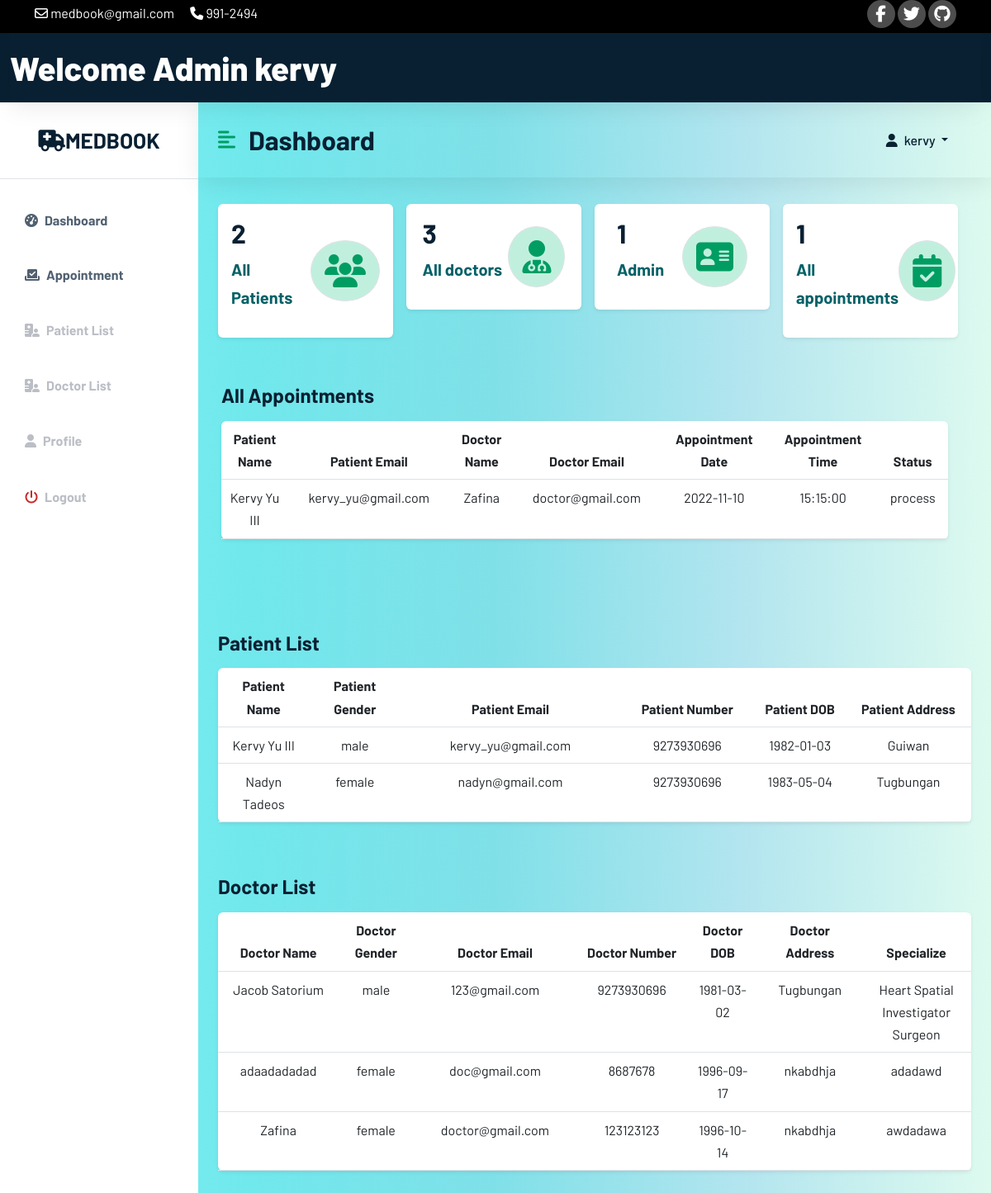
/admin/adminhome.php (signed in), run on an earlier commit of the app's database.
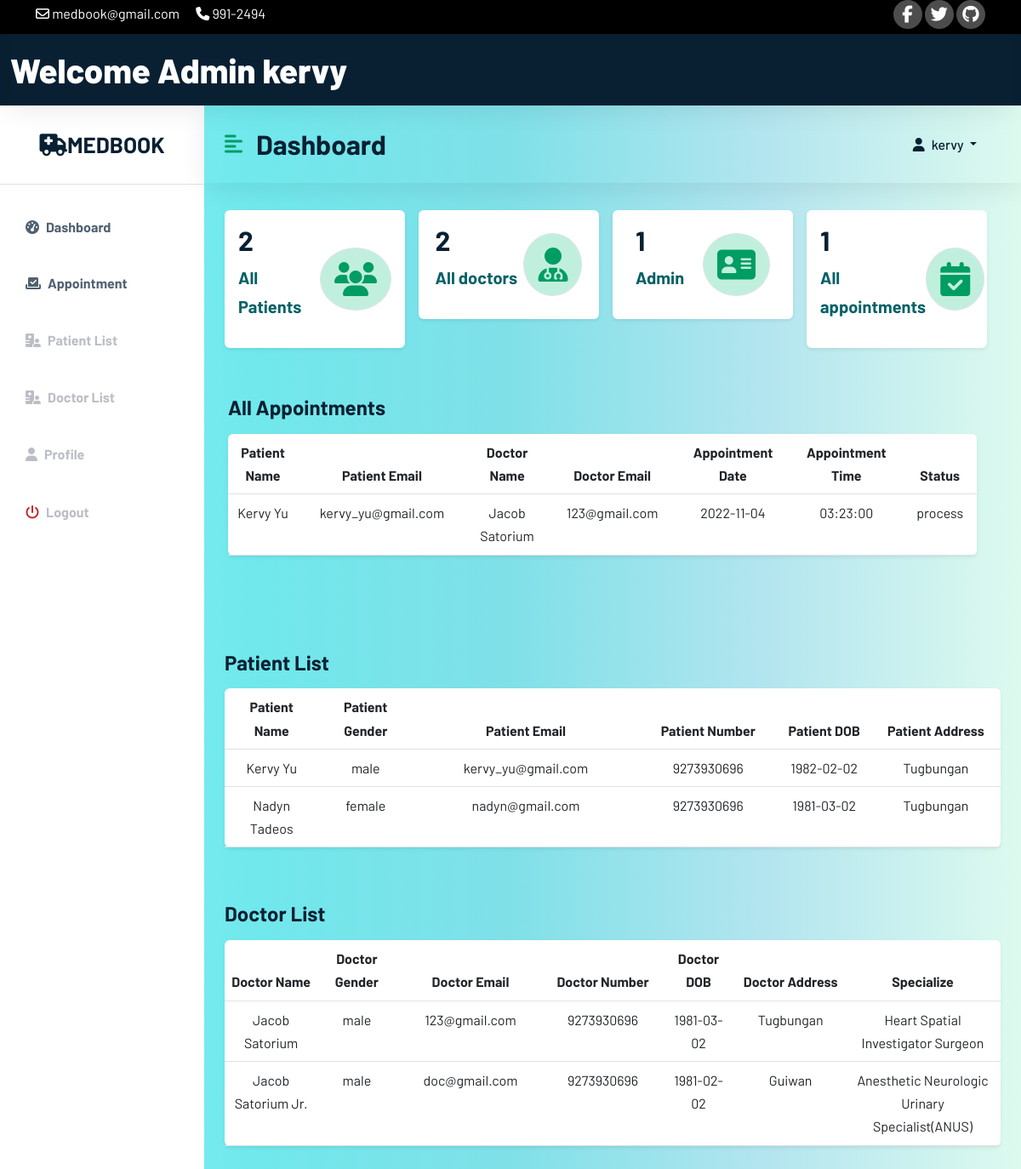
And on a later commit of the database.
### tables this page shows
CREATE TABLE `app_admin` (
  `adminID` int(11) NOT NULL,
  `admin_name` varchar(100) NOT NULL,
  `admin_email` varchar(100) NOT NULL,
  `admin_password` varchar(100) NOT NULL,
  `usertype` varchar(100) NOT NULL DEFAULT 'admin'
);

CREATE TABLE `appointment` (
  `requestID` int(11) NOT NULL,
  `d_name` varchar(100) NOT NULL,
  `p_email` varchar(100) NOT NULL,
  `appDate` date NOT NULL,
  `appTime` time NOT NULL,
  `appSymptoms` text NOT NULL,
  `appComments` text NOT NULL,
  `status` enum('process','ongoing','done','') NOT NULL DEFAULT 'process'
);

CREATE TABLE `patient` (
  `patientID` int(11) NOT NULL,
  `p_FullName` varchar(100) NOT NULL,
  `p_password` varchar(100) NOT NULL,
  `p_DOB` date NOT NULL,
  `p_gender` varchar(20) NOT NULL,
  `p_address` varchar(100) NOT NULL,
  `p_number` bigint(100) NOT NULL,
  `p_email` varchar(100) NOT NULL,
  `patient_type` varchar(100) NOT NULL DEFAULT 'user'
);

CREATE TABLE `doctor` (
  `doctorID` int(11) NOT NULL,
  `d_FullName` varchar(100) NOT NULL,
  `d_email` varchar(100) NOT NULL,
  `d_number` bigint(100) NOT NULL,
  `d_address` varchar(100) NOT NULL,
  `d_password` varchar(100) NOT NULL,
  `d_DOB` date NOT NULL,
  `d_gender` varchar(100) NOT NULL,
  `doctor_type` varchar(100) NOT NULL DEFAULT 'doctor',
  `d_specialize` text NOT NULL
);

### admin/adminhome.php (the view, shortened to what the rows shown need)
<?php
include 'C:\xampp\htdocs\Web_Tech\config\config.php';
include 'C:\xampp\htdocs\Web_Tech\admin\adminheader.php';
?>
<?php
$currentAd = $_SESSION['email'];
$sql = "SELECT * FROM app_admin WHERE admin_email = '$currentAd'";
$result = mysqli_query($conn, $sql);
if ($result) {
if (mysqli_num_rows($result) > 0) {
while ($row = mysqli_fetch_array($result)) {
?>
<!DOCTYPE html>
<html lang="en">
<head>
    <link href="https://cdn.jsdelivr.net/npm/bootstrap@5.2.0/dist/css/bootstrap.min.css" rel="stylesheet">
    <link rel="stylesheet" href="/Web_Tech/css/style.css">
    <link rel="stylesheet" href="/Web_Tech/css/dochome.css">
</head>
<body>
<div class="d-flex" id="wrapper">
    <div class="bg-white" id="sidebar-wrapper">
        <div class="sidebar-heading text-center py-4 primary-text fs-4 fw-bold text-uppercase border-bottom">
            <a href="#" class="navbar-brand mb-0" >
                <i class="fa-solid fa-truck-medical"></i>MedBook
            </a>
        </div>
        <div class="list-group list-group-flush my-3">
            <a href="adminhome.php" class="list-group-item list-group-item-action bg-transparent second-text active"><i
                    class="fas fa-tachometer-alt me-2"></i>Dashboard</a>
            <a href="adminapp.php" class="list-group-item list-group-item-action bg-transparent second-text active"><i
                        class="fas fa-check-to-slot me-2"></i>Appointment</a>
            <a href="adminpatient.php" class="list-group-item list-group-item-action bg-transparent second-text fw-bold">
                <i class="fas fa-hospital-user me-2"></i>Patient List</a>
            <a href="admindoc.php" class="list-group-item list-group-item-action bg-transparent second-text fw-bold">
                <i class="fas fa-hospital-user me-2"></i>Doctor List</a>
            <a href="doctorprofile.php" class="list-group-item list-group-item-action bg-transparent second-text fw-bold"><i
                    class="fas fa-user me-2"></i>Profile</a>
            <a href="/Web_Tech/user/userlogout.php" class="list-group-item list-group-item-action bg-transparent second-text fw-bold"><i
                    class="fas fa-power-off me-2" style="color: #c72a2a;"></i>Logout</a>
        </div>
    </div>
    <div id="page-content-wrapper">
        <nav class="navbar navbar-expand-lg navbar-light bg-transparent py-4 px-4">
            <div class="d-flex align-items-center">
                <i class="fas fa-align-left primary-text fs-4 me-3" id="menu-toggle"></i>
                <h2 class="fs-2 m-0">Dashboard</h2>
            </div>
            <div class="collapse navbar-collapse" id="navbarSupportedContent">
                <ul class="navbar-nav ms-auto" id="nav_right">
                    <li class="nav-item dropdown collapse navbar-collapse" id="navbarSupportedContent">
                        <a class="nav-link dropdown-toggle" id="navbarDropdownMenuLink" role="button" data-bs-toggle="dropdown" aria-expanded="false">
                            <i class="fas fa-user me-2"></i><?php echo $row['admin_name'];?>
                        </a>
                    </li>
                </ul>
            </div>
            <?php
            }
            }
            }
            ?>
        </nav>
        <div class="container-fluid px-4">
            <div class="row g-3 my-2">
            <div class="row my-5">
                <div class="col text-center">
                    <table class="table bg-white rounded shadow-sm  table-hover">
                        <thead>
                        <tr class="text-center">
                            <th  scope="col" width="50">Patient Name</th>
                            <th  scope="col" width="50">Patient Email</th>
                            <th scope="col" width="40">Doctor Name</th>
                            <th scope="col" width="40">Doctor Email</th>
                            <th scope="col" width="50">Appointment Date</th>
                            <th scope="col" width="30">Appointment Time</th>
                            <th scope="col" width="30">Status</th>
                        </tr>
                        </thead>
                        <tbody>
                        <?php
                        $sql = "SELECT requestID, p_FullName, a.p_email, d_FullName, d_name, appDate, appTime, status FROM appointment a
                        LEFT JOIN patient p ON p.p_email = a.p_email
                        LEFT JOIN doctor d ON d.d_email = a.d_name";
                        $result = mysqli_query($conn, $sql);
                        if (mysqli_num_rows($result)>0)
                        {
                            while ($row=mysqli_fetch_array($result))
                            {
                        ?>
                                    <tr class="text-center">
                                        <td><?php echo $row['p_FullName'];?></td>
                                        <td><?php echo $row['p_email'];?></td>
                                        <td><?php echo $row['d_FullName'];?></td>
                                        <td><?php echo $row['d_name'];?></td>
                                        <td><?php echo $row['appDate'];?></td>
                                        <td><?php echo $row['appTime'];?></td>
                                        <td><?php echo $row['status'];?></td>
                                    </tr>
                                    <?php
                                    }
                                    }
                                    else{
                                    ?>
                                <tr>
                                    <td style=" text-transform: capitalize;" class ="text-center" colspan="9"><h3>no items added</h3></td>
                                </tr>
                        <?php
                           }
                        ?>
                        </tbody>
                    </table>
                </div>
            </div>
        </div>
                <div class="row my-5">
                <div class="col text-center">
                    <form class="form" role="form" method="POST" accept-charset="UTF-8">
                        <table class="table bg-white rounded shadow-sm  table-hover">
                            <thead>
                            <tr>
                                <th scope="col" width="50">Patient Name</th>
                                <th scope="col" width="50">Patient Gender</th>
                                <th scope="col" width="30">Patient Email</th>
                                <th scope="col" width="50">Patient Number</th>
                                <th scope="col" width="50">Patient DOB</th>
                                <th scope="col" width="50">Patient Address</th>
                            </tr>
                            </thead>
                            <tbody>
                            <?php
                            $sql = "SELECT * FROM patient";
                            $result = mysqli_query($conn, $sql);
                            if ($result) {
                                if (mysqli_num_rows($result) > 0) {
                                    while ($row = mysqli_fetch_array($result)) {
                                        ?>
                                        <tr>
                                            <td><?php echo $row['p_FullName'] ?></td>
                                            <td><?php echo $row['p_gender'] ?></td>
                                            <td><?php echo $row['p_email'] ?></td>
                                            <td><?php echo $row['p_number'] ?></td>
                                            <td><?php echo $row['p_DOB'] ?></td>
                                            <td><?php echo $row['p_address'] ?></td>
                                        </tr>
                                        <?php
                                    }
                                }
                            }
                            ?>
                            </tbody>
                        </table>
                    </form>
                </div>
            </div>
                <div class="row my-5">
                    <div class="col text-center">
                        <form class="form" role="form" method="POST" accept-charset="UTF-8">
                            <table class="table bg-white rounded shadow-sm  table-hover">
                                <thead>
                                <tr>
                                    <th scope="col" width="50">Doctor Name</th>
                                    <th scope="col" width="50">Doctor Gender</th>
                                    <th scope="col" width="30">Doctor Email</th>
                                    <th scope="col" width="50">Doctor Number</th>
                                    <th scope="col" width="50">Doctor DOB</th>
                                    <th scope="col" width="50">Doctor Address</th>
                                    <th scope="col" width="50">Specialize</th>
                                </tr>
                                </thead>
                                <tbody>
                                <?php
                                $sql = "SELECT * FROM doctor";
                                $result = mysqli_query($conn, $sql);
                                if ($result) {
                                    if (mysqli_num_rows($result) > 0) {
                                        while ($row = mysqli_fetch_array($result)) {
                                            ?>
                                            <tr>
                                                <td><?php echo $row['d_FullName'] ?></td>
                                                <td><?php echo $row['d_gender'] ?></td>
                                                <td><?php echo $row['d_email'] ?></td>
                                                <td><?php echo $row['d_number'] ?></td>
                                                <td><?php echo $row['d_DOB'] ?></td>
                                                <td><?php echo $row['d_address'] ?></td>
                                                <td><?php echo $row['d_specialize'] ?></td>
                                            </tr>
                                            <?php
                                        }
                                    }
                                }
                                ?>
                                </tbody>
                            </table>
                        </form>
                    </div>
                </div>
    </div>
</div>
</div>
</body>
</html>

### admin/adminheader.php (shortened to what the rows shown need)
<?php
$currentAd = $_SESSION['email'];
$sql = "SELECT * FROM app_admin WHERE admin_email = '$currentAd'";
$result = mysqli_query($conn, $sql);
if ($result) {
if (mysqli_num_rows($result) > 0) {
while ($row = mysqli_fetch_array($result)) {
?>
<!DOCTYPE html>
<html lang="en">
<head>
    <link href="https://cdn.jsdelivr.net/npm/bootstrap@5.2.0/dist/css/bootstrap.min.css" rel="stylesheet">
    <link rel="stylesheet" type="text/css" href="/Web_Tech/css/style.css">
    <link rel="stylesheet" type="text/css" href="/Web_Tech/css/dochome.css">
</head>
<body>
<div class="top-nav" id="home" style="background-color: black">
    <div class="container">
        <div class="row justify-content-between">
            <div class="col-auto">
                <p>
                    <i class="fa-regular fa-envelope"></i>
                    <span>medbook@gmail.com</span>
                </p>
                <p>
                    <i class="fa-solid fa-phone"></i>
                    <span>991-2494</span>
                </p>
            </div>
            <div class="col-auto social-icons">
                <a href=""><i class="fa-brands fa-facebook-f"></i></a>
                <a href=""><i class="fa-brands fa-twitter"></i></i></a>
                <a href=""><i class="fa-brands fa-github"></i></i></a>
            </div>
        </div>
    </div>
</div>
<div class="container-fluid" id="wrapper-header">
    <nav class="navbar navbar-inverse navbar-fixed-top" role="navigation">
        <div class="navbar-header">
            <a class="navbar-brand" id="docheader" href="adminhome.php">Welcome Admin <?php echo $row['admin_name'];?></a>
        </div>
    </nav>
</div>
<?php
}
}
}
?>
</body>
</html>

What changed in the data, as far as the page shows it:
removed appointment: patient.p_FullName "Kervy Yu III", p_email "kervy_yu@gmail.com", doctor.d_FullName "Zafina", d_name "doctor@gmail.com", appDate "2022-11-10", appTime "15:15:00", status "process"
removed doctor: d_FullName "adaadadadad", d_gender "female", d_email "doc@gmail.com", d_number "8687678", d_DOB "1996-09-17", d_address "nkabdhja", d_specialize "adadawd"
removed doctor: d_FullName "Zafina", d_gender "female", d_email "doctor@gmail.com", d_number "123123123", d_DOB "1996-10-14", d_address "nkabdhja", d_specialize "awdadawa"
added appointment: patient.p_FullName "Kervy Yu", p_email "kervy_yu@gmail.com", doctor.d_FullName "Jacob Satorium", d_name "123@gmail.com", appDate "2022-11-04", appTime "03:23:00", status "process"
changed patient "male": p_FullName "Kervy Yu III" → "Kervy Yu"; p_DOB "1982-01-03" → "1982-02-02"; p_address "Guiwan" → "Tugbungan"
changed patient "Nadyn Tadeos": p_DOB "1983-05-04" → "1981-03-02"
added doctor: d_FullName "Jacob Satorium Jr.", d_gender "male", d_email "doc@gmail.com", d_number "9273930696", d_DOB "1981-02-02", d_address "Guiwan", d_specialize "Anesthetic Neurologic Urinary Specialist(ANUS)"
Also different on the page:
$row: "3" → "2"
